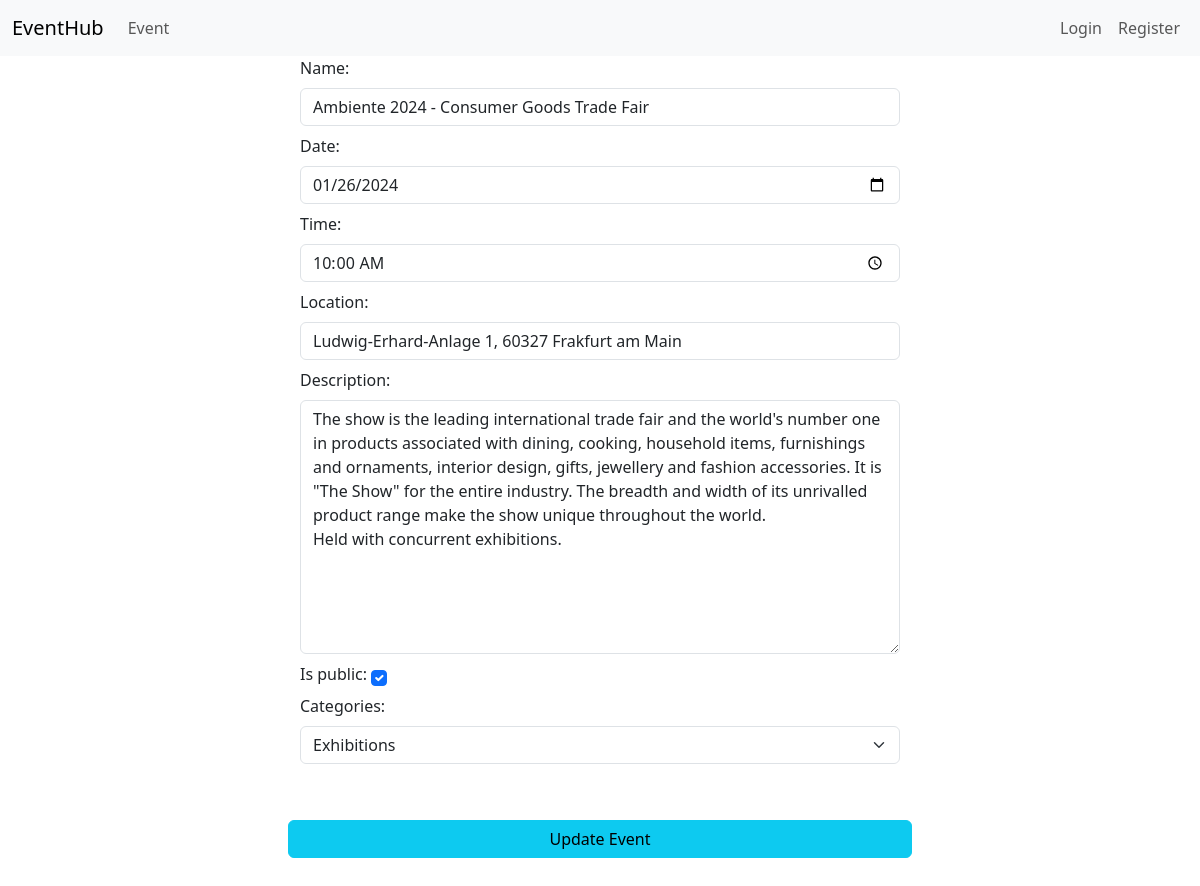
The app's page /update-event/3/ with its own data.
### event/models.py (models this page shows, shortened)
class Event(models.Model):
    organizer = models.ForeignKey(Account, on_delete=models.CASCADE)
    name = models.CharField(max_length=255)
    date = models.DateField()
    time = models.TimeField()
    location = models.CharField(max_length=255)
    description = models.TextField()
    is_public = models.BooleanField(default=True)
    categories = models.ForeignKey(EventCategory, on_delete=models.CASCADE, blank=True, null=True)
    tags = TaggableManager()
    attendees = models.ManyToManyField(Account, related_name='events_attending', blank=True)

class EventCategory(models.Model):
    name = models.CharField(max_length=255)
    def __str__(self):
        return self.name

### event/views.py (the view)
# urls.py: path('update-event/<int:id>/', views.update_event),
def update_event(request, id):
    form = EventCreationForm()
    event = Event.objects.get(id=id)
    if request.method == 'POST':
        form = EventCreationForm(request.POST, instance=event)
        if form.is_valid():
            event = form.save(commit=False)
            event.organizer = request.user
            event.save()
            form.save_m2m()  # Save many-to-many fields
            return redirect('my_event_details', id=event.id)  # Redirect to the event detail page
    else:
        form = EventCreationForm(instance=event)
    return render(request, 'event/update_event.html', {'form': form})

### event/forms.py
class EventCreationForm(forms.ModelForm):
    class Meta:
        model = Event
        fields = ['name', 'date', 'time', 'location', 'description', 'is_public', 'categories', 'tags']
        widgets = {
            'name': forms.TextInput(attrs={'class': 'form-control my-2'}),
            'date': forms.DateInput(attrs={'class': 'form-control my-2', 'type': 'date'}),
            'time': forms.TimeInput(attrs={'class': 'form-control my-2', 'type': 'time'}),
            'location': forms.TextInput(attrs={'class': 'form-control my-2'}),
            'description': forms.Textarea(attrs={'class': 'form-control my-2'}),
            'is_public': forms.CheckboxInput(attrs={'class': 'form-check-input my-2'}),
            'categories': forms.Select(attrs={'class': 'form-select my-2'}),
            'tags': CustomTagWidget(),
        }

### templates/event/update_event.html (shortened to what this page needs)
{% extends "base.html" %}
{% block content %}
    <div class="w-50 mx-auto">
        <form method="post">
            <div class="row">
                <div class="col-12">
                    {{ form }}
                </div>
                <button class="btn btn-info my-5" type="submit">Update Event</button>
            </div>
        </form>
    </div>
{% endblock content %}

### records on screen
Event: name "Ambiente 2024 - Consumer Goods Trade Fair", date "01/26/2024", time "10:00:00", location "Ludwig-Erhard-Anlage 1, 60327 Frakfurt am Main", description "The show is the leading international trade fair and the world's number one in products associated with dining, cooking, household items, furnishings and ornaments, interior design, gifts, jewellery and fashion accessories. It is \"The Show\" for the entire industry. The breadth and width of its unrivalled product range make the show unique throughout the world. Held with concurrent exhibitions.", is_public "☑", categories "Exhibitions"
